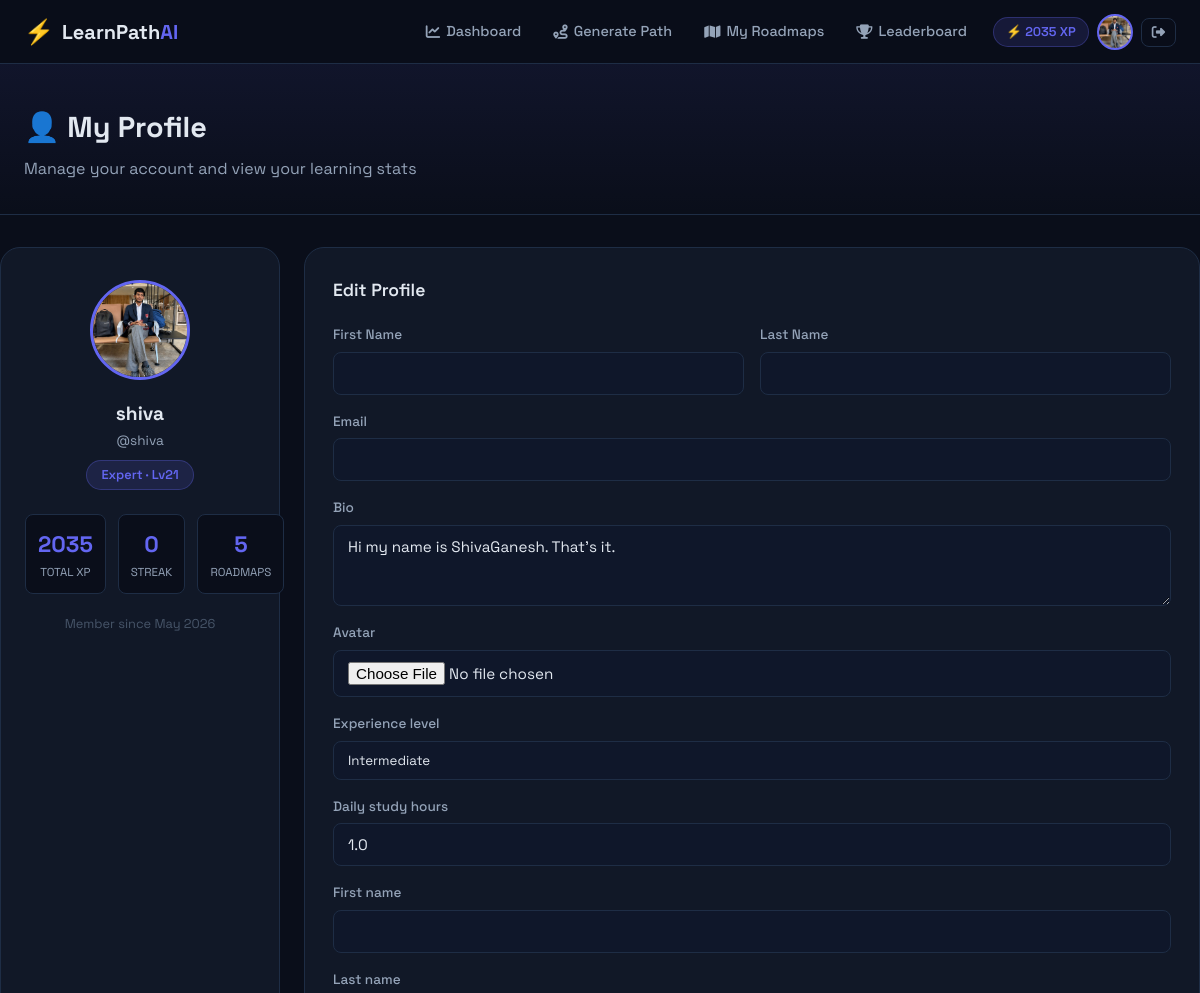
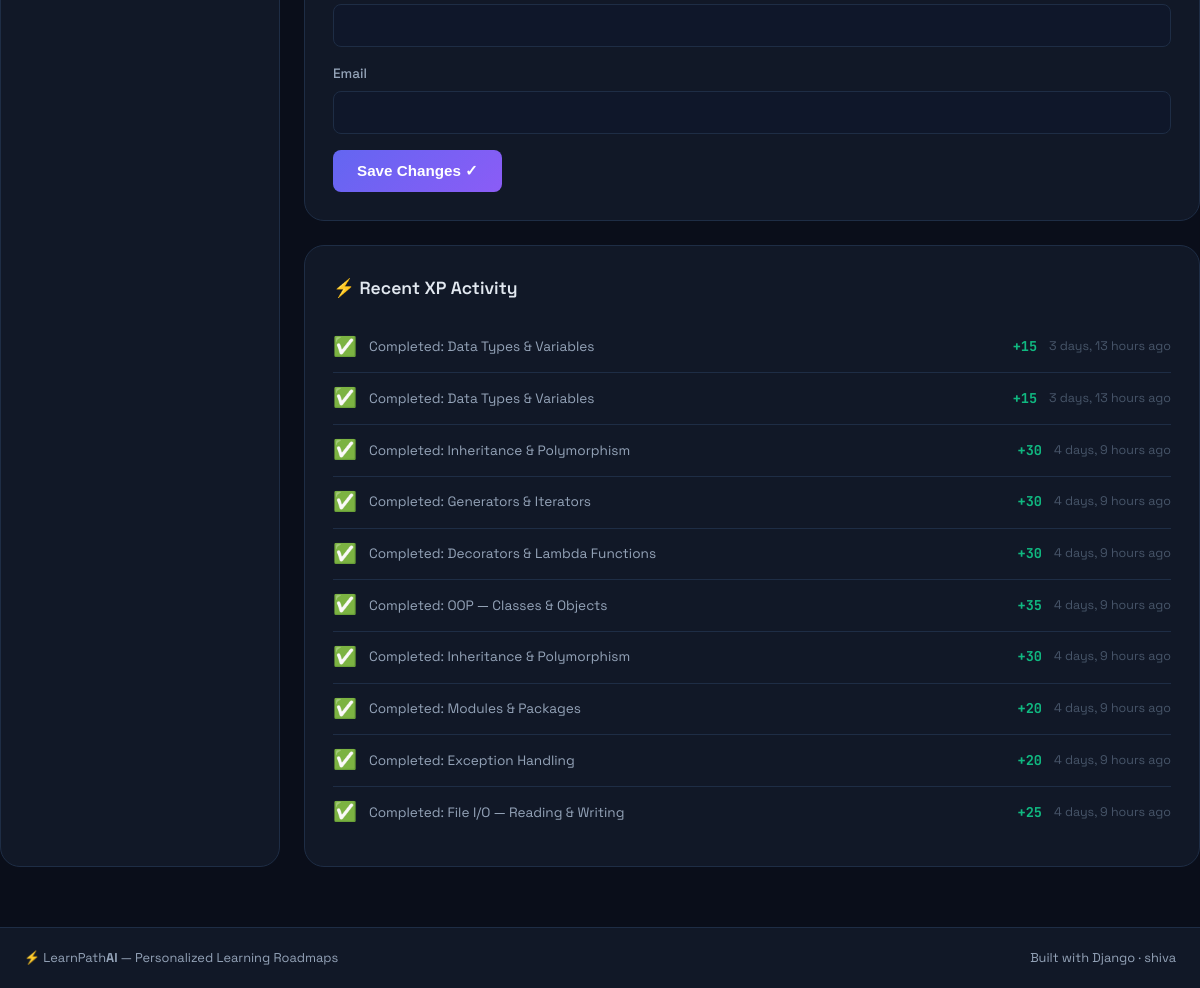
The page /users/profile/ (signed in) on the database its author committed (2 pictures, top to bottom).
### users/models.py (models this page shows, shortened)
class UserProfile(models.Model):
    EXPERIENCE_CHOICES = [
        ('beginner', 'Beginner'),
        ('intermediate', 'Intermediate'),
        ('advanced', 'Advanced'),
    ]
    user = models.OneToOneField(User, on_delete=models.CASCADE, related_name='profile')
    bio = models.TextField(blank=True, max_length=500)
    avatar = models.ImageField(upload_to='avatars/', null=True, blank=True)
    experience_level = models.CharField(max_length=20, choices=EXPERIENCE_CHOICES, default='beginner')
    daily_study_hours = models.FloatField(default=1.0)
    total_xp = models.IntegerField(default=0)
    streak_days = models.IntegerField(default=0)
    last_activity = models.DateTimeField(null=True, blank=True)
    joined_at = models.DateTimeField(auto_now_add=True)
    class Meta:
        verbose_name = 'User Profile'
        verbose_name_plural = 'User Profiles'
    @property
    def level_title(self):
        if self.total_xp < 100:
            return 'Novice'
        elif self.total_xp < 500:
            return 'Apprentice'
        elif self.total_xp < 1500:
            return 'Scholar'
        elif self.total_xp < 3000:
            return 'Expert'
        else:
            return 'Master'
    @property
    def level_number(self):
        return max(1, self.total_xp // 100 + 1)

### progress/models.py (models this page shows, shortened)
class XPLog(models.Model):
    XP_REASONS = [
        ('task_complete', 'Task Completed'),
        ('streak_bonus', 'Streak Bonus'),
        ('roadmap_complete', 'Roadmap Completed'),
        ('daily_login', 'Daily Login'),
        ('perfect_day', 'Perfect Day'),
    ]
    user = models.ForeignKey(User, on_delete=models.CASCADE, related_name='xp_logs')
    reason = models.CharField(max_length=30, choices=XP_REASONS)
    xp_amount = models.IntegerField()
    description = models.CharField(max_length=200)
    earned_at = models.DateTimeField(auto_now_add=True)
    related_task = models.ForeignKey(RoadmapTask, on_delete=models.SET_NULL, null=True, blank=True)
    class Meta:
        ordering = ['-earned_at']
        verbose_name = 'XP Log'
        verbose_name_plural = 'XP Logs'

### users/views.py (the view, shortened to what this page needs)
# urls.py: path('profile/', views.ProfileView.as_view(), name='profile'),
@method_decorator(login_required, name='dispatch')
class ProfileView(View):
    template_name = 'users/profile.html'
    def get(self, request):
        profile = request.user.profile
        xp_history = XPLog.objects.filter(user=request.user).order_by('-earned_at')[:10]
        roadmaps = request.user.roadmaps.all().order_by('-created_at')[:5]
        form = ProfileUpdateForm(instance=profile)
        ctx = {
            'profile': profile,
            'xp_history': xp_history,
            'roadmaps': roadmaps,
            'form': form,
        }
        return render(request, self.template_name, ctx)

### users/forms.py
class ProfileUpdateForm(forms.ModelForm):
    first_name = forms.CharField(max_length=50, required=False, widget=forms.TextInput(attrs={'class': 'form-control'}))
    last_name = forms.CharField(max_length=50, required=False, widget=forms.TextInput(attrs={'class': 'form-control'}))
    email = forms.EmailField(required=False, widget=forms.EmailInput(attrs={'class': 'form-control'}))
    class Meta:
        model = UserProfile
        fields = ['bio', 'avatar', 'experience_level', 'daily_study_hours']
        widgets = {
            'bio': forms.Textarea(attrs={'class': 'form-control', 'rows': 3}),
            'experience_level': forms.Select(attrs={'class': 'form-select'}),
            'daily_study_hours': forms.NumberInput(attrs={'class': 'form-control', 'step': '0.5', 'min': '0.5', 'max': '12'}),
            'avatar': forms.FileInput(attrs={'class': 'form-control'}),
        }

### templates/users/profile.html (shortened to what this page needs)
{% extends 'base.html' %}
{% block content %}
<div class="page-header">
    <div class="container">
        <h1>👤 My Profile</h1>
        <p>Manage your account and view your learning stats</p>
    </div>
</div>
<div class="container profile-grid">
    <div class="profile-card">
        <div class="profile-avatar-section">
            {% if user.profile.avatar %}
                <img src="{{ user.profile.avatar.url }}" class="profile-avatar" alt="avatar">
            {% else %}
                <div class="profile-avatar-placeholder">{{ user.username|first|upper }}</div>
            {% endif %}
            <div class="profile-name">{{ user.get_full_name|default:user.username }}</div>
            <div class="profile-username">@{{ user.username }}</div>
            <div class="profile-level-badge">{{ profile.level_title }} · Lv{{ profile.level_number }}</div>
        </div>
        <div class="profile-stats-grid">
            <div class="pstat"><div class="pstat-val">{{ profile.total_xp }}</div><div class="pstat-label">Total XP</div></div>
            <div class="pstat"><div class="pstat-val">{{ profile.streak_days }}</div><div class="pstat-label">Streak</div></div>
            <div class="pstat"><div class="pstat-val">{{ roadmaps.count }}</div><div class="pstat-label">Roadmaps</div></div>
        </div>
        <div class="profile-joined">Member since {{ user.date_joined|date:"M Y" }}</div>
    </div>
    <div class="profile-edit">
        <h2>Edit Profile</h2>
        <form method="post" enctype="multipart/form-data" class="edit-form">
            <div class="form-row">
                <div class="form-group">
                    <label>First Name</label>
                    <input type="text" name="first_name" value="{{ user.first_name }}" class="form-control">
                </div>
                <div class="form-group">
                    <label>Last Name</label>
                    <input type="text" name="last_name" value="{{ user.last_name }}" class="form-control">
                </div>
            </div>
            <div class="form-group">
                <label>Email</label>
                <input type="email" name="email" value="{{ user.email }}" class="form-control">
            </div>
            {% for field in form %}
            <div class="form-group">
                <label>{{ field.label }}</label>
                {{ field }}
            </div>
            {% endfor %}
            <button type="submit" class="btn-save">Save Changes ✓</button>
        </form>
    </div>
    <div class="xp-history">
        <h2>⚡ Recent XP Activity</h2>
        {% if xp_history %}
            {% for log in xp_history %}
            <div class="xp-log-row">
                <div class="xp-log-icon">{% if log.reason == 'task_complete' %}✅{% elif log.reason == 'roadmap_complete' %}🏆{% else %}⚡{% endif %}</div>
                <div class="xp-log-text">{{ log.description }}</div>
                <div class="xp-log-amt">+{{ log.xp_amount }}</div>
                <div class="xp-log-time">{{ log.earned_at|timesince }} ago</div>
            </div>
            {% endfor %}
        {% else %}
            <p class="widget-empty">No XP earned yet. Complete tasks to get started!</p>
        {% endif %}
    </div>
</div>
{% endblock %}

### templates/base.html (shortened to what this page needs)
<!DOCTYPE html>
<html lang="en" data-theme="dark">
<head>
    {% load static %}
    <link rel="stylesheet" href="https://cdnjs.cloudflare.com/ajax/libs/font-awesome/6.5.0/css/all.min.css">
    <link rel="stylesheet" href="{% static 'css/main.css' %}">
</head>
<body>
<nav class="navbar">
    <div class="nav-container">
        <a href="{% url 'dashboard:home' %}" class="nav-brand">
            <span class="brand-icon">⚡</span>
            <span class="brand-text">LearnPath<span class="brand-accent">AI</span></span>
        </a>
        <div class="nav-links">
            {% if user.is_authenticated %}
                <a href="{% url 'dashboard:dashboard' %}" class="nav-link {% if request.resolver_match.url_name == 'dashboard' %}active{% endif %}">
                    <i class="fas fa-chart-line"></i> Dashboard
                </a>
                <a href="{% url 'roadmap:generate' %}" class="nav-link {% if 'generate' in request.path %}active{% endif %}">
                    <i class="fas fa-route"></i> Generate Path
                </a>
                <a href="{% url 'roadmap:my_roadmaps' %}" class="nav-link">
                    <i class="fas fa-map"></i> My Roadmaps
                </a>
                <a href="{% url 'progress:leaderboard' %}" class="nav-link">
                    <i class="fas fa-trophy"></i> Leaderboard
                </a>
                <div class="nav-user">
                    <div class="user-xp">⚡ {{ user.profile.total_xp }} XP</div>
                    <a href="{% url 'users:profile' %}" class="user-avatar">
                        {% if user.profile.avatar %}
                            <img src="{{ user.profile.avatar.url }}" alt="avatar">
                        {% else %}
                            <span>{{ user.username|first|upper }}</span>
                        {% endif %}
                    </a>
                    <form method="post" action="{% url 'users:logout' %}" style="display:inline;">
                        <button type="submit" class="btn-logout">
                            <i class="fas fa-sign-out-alt"></i>
                        </button>
                    </form>
                </div>
            {% else %}
                <a href="{% url 'users:login' %}" class="nav-link">Login</a>
                <a href="{% url 'users:register' %}" class="btn-primary-sm">Get Started</a>
            {% endif %}
        </div>
    </div>
</nav>
<main class="main-content">
    {% block content %}{% endblock %}
</main>
<footer class="footer">
    <div class="footer-inner">
        <span>⚡ LearnPath<strong>AI</strong> — Personalized Learning Roadmaps</span>
        <span class="footer-right">Built with Django · {{ user.username|default:"" }}</span>
    </div>
</footer>
</body>
</html>

### rows shown on the page
UserProfile: level_title "Expert", level_number "21", total_xp "2035", streak_days "0", form "Hi my name is ShivaGanesh. That's it." "Intermediate" "1.0"
XPLog: description "Completed: Data Types & Variables", xp_amount "15", earned_at "3 days, 13 hours"
XPLog: description "Completed: Data Types & Variables", xp_amount "15", earned_at "3 days, 13 hours"
XPLog: description "Completed: Inheritance & Polymorphism", xp_amount "30", earned_at "4 days, 9 hours"
XPLog: description "Completed: Generators & Iterators", xp_amount "30", earned_at "4 days, 9 hours"
XPLog: description "Completed: Decorators & Lambda Functions", xp_amount "30", earned_at "4 days, 9 hours"
XPLog: description "Completed: OOP — Classes & Objects", xp_amount "35", earned_at "4 days, 9 hours"
XPLog: description "Completed: Inheritance & Polymorphism", xp_amount "30", earned_at "4 days, 9 hours"
XPLog: description "Completed: Modules & Packages", xp_amount "20", earned_at "4 days, 9 hours"
XPLog: description "Completed: Exception Handling", xp_amount "20", earned_at "4 days, 9 hours"
XPLog: description "Completed: File I/O — Reading & Writing", xp_amount "25", earned_at "4 days, 9 hours"

### other values the page prints
{{ user.profile.total_xp }} "2035"
{{ user.get_full_name|default:user.username }} "shiva"
{{ user.username }} "shiva"
{{ roadmaps.count }} "5"
{{ user.date_joined|date:"M Y" }} "May 2026"
{{ field.label }} "Bio" "Avatar" "Experience level" "Daily study hours" "First name" "Last name" "Email"
{{ user.username|default:"" }} "shiva"
